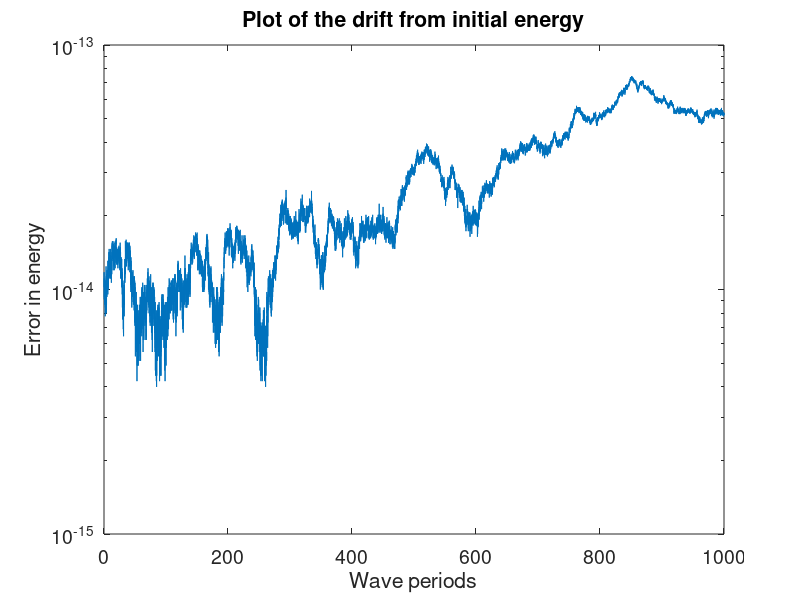

Source code (MATLAB):
clc
close all


T = dlmread('fv-16-16-1000.txt');
figure 
semilogy( T(:,1), T(:,2))
set(gca,'FontSize', 14)
title('Plot of the drift from initial energy')
xlabel('Wave periods')
ylabel('Error in energy')